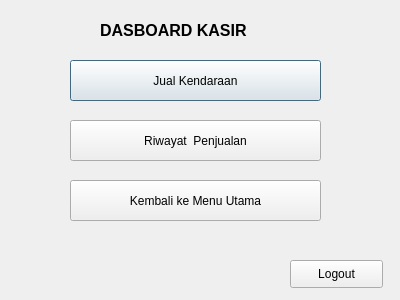
<?xml version="1.0" encoding="UTF-8"?>
<ui version="4.0">
 <class>Dialog</class>
 <widget class="QDialog" name="Dialog">
  <property name="geometry">
   <rect>
    <x>0</x>
    <y>0</y>
    <width>400</width>
    <height>300</height>
   </rect>
  </property>
  <property name="windowTitle">
   <string>Dialog</string>
  </property>
  <widget class="QLabel" name="label">
   <property name="geometry">
    <rect>
     <x>100</x>
     <y>20</y>
     <width>201</width>
     <height>21</height>
    </rect>
   </property>
   <property name="font">
    <font>
     <pointsize>12</pointsize>
     <weight>75</weight>
     <bold>true</bold>
    </font>
   </property>
   <property name="text">
    <string>DASBOARD KASIR</string>
   </property>
  </widget>
  <widget class="QPushButton" name="pushButton">
   <property name="geometry">
    <rect>
     <x>70</x>
     <y>60</y>
     <width>251</width>
     <height>41</height>
    </rect>
   </property>
   <property name="text">
    <string>Jual Kendaraan</string>
   </property>
  </widget>
  <widget class="QPushButton" name="pushButton_2">
   <property name="geometry">
    <rect>
     <x>70</x>
     <y>120</y>
     <width>251</width>
     <height>41</height>
    </rect>
   </property>
   <property name="text">
    <string>Riwayat  Penjualan</string>
   </property>
  </widget>
  <widget class="QPushButton" name="pushButton_3">
   <property name="geometry">
    <rect>
     <x>70</x>
     <y>180</y>
     <width>251</width>
     <height>41</height>
    </rect>
   </property>
   <property name="text">
    <string>Kembali ke Menu Utama</string>
   </property>
  </widget>
  <widget class="QPushButton" name="pushButton_4">
   <property name="geometry">
    <rect>
     <x>290</x>
     <y>260</y>
     <width>93</width>
     <height>28</height>
    </rect>
   </property>
   <property name="text">
    <string>Logout</string>
   </property>
  </widget>
 </widget>
 <resources/>
 <connections/>
</ui>
